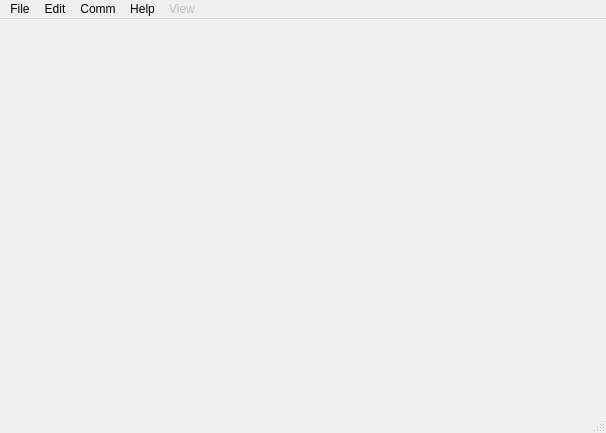
<?xml version="1.0" encoding="UTF-8"?>
<ui version="4.0">
 <class>MainWindow</class>
 <widget class="QMainWindow" name="MainWindow">
  <property name="geometry">
   <rect>
    <x>0</x>
    <y>0</y>
    <width>606</width>
    <height>433</height>
   </rect>
  </property>
  <property name="windowTitle">
   <string>Q Serial Terminal</string>
  </property>
  <property name="windowIcon">
   <iconset resource="qst.qrc">
    <normaloff>:/img/qst-icon.png</normaloff>:/img/qst-icon.png</iconset>
  </property>
  <widget class="QWidget" name="centralWidget">
   <layout class="QVBoxLayout" name="verticalLayout">
    <item>
     <layout class="QGridLayout" name="fromDeviceGridLayout"/>
    </item>
   </layout>
  </widget>
  <widget class="QMenuBar" name="menuBar">
   <property name="geometry">
    <rect>
     <x>0</x>
     <y>0</y>
     <width>606</width>
     <height>19</height>
    </rect>
   </property>
   <widget class="QMenu" name="menuFile">
    <property name="title">
     <string>File</string>
    </property>
    <addaction name="actionSend"/>
    <addaction name="actionSave_Screen"/>
    <addaction name="actionBegin_Logging"/>
    <addaction name="actionEnd_Logging"/>
    <addaction name="actionExit"/>
   </widget>
   <widget class="QMenu" name="menuEdit">
    <property name="title">
     <string>Edit</string>
    </property>
    <addaction name="actionSelect_all"/>
    <addaction name="actionCopy"/>
    <addaction name="actionPaste"/>
    <addaction name="actionClear_Screen"/>
   </widget>
   <widget class="QMenu" name="menuComm">
    <property name="enabled">
     <bool>true</bool>
    </property>
    <property name="title">
     <string>Comm</string>
    </property>
    <addaction name="actionConfig"/>
    <addaction name="actionStart_Stop_Comm"/>
   </widget>
   <widget class="QMenu" name="menuHelp">
    <property name="title">
     <string>Help</string>
    </property>
    <addaction name="actionAbout"/>
    <addaction name="actionAbout_Qt"/>
   </widget>
   <widget class="QMenu" name="menuView">
    <property name="enabled">
     <bool>false</bool>
    </property>
    <property name="tearOffEnabled">
     <bool>false</bool>
    </property>
    <property name="title">
     <string>View</string>
    </property>
    <addaction name="actionTerminal"/>
   </widget>
   <addaction name="menuFile"/>
   <addaction name="menuEdit"/>
   <addaction name="menuComm"/>
   <addaction name="menuHelp"/>
   <addaction name="menuView"/>
  </widget>
  <widget class="QStatusBar" name="sbStatus">
   <property name="sizePolicy">
    <sizepolicy hsizetype="Preferred" vsizetype="Preferred">
     <horstretch>0</horstretch>
     <verstretch>0</verstretch>
    </sizepolicy>
   </property>
   <property name="sizeGripEnabled">
    <bool>true</bool>
   </property>
  </widget>
  <action name="actionSend">
   <property name="text">
    <string>Send File</string>
   </property>
  </action>
  <action name="actionSave_Screen">
   <property name="text">
    <string>Save Screen</string>
   </property>
   <property name="shortcut">
    <string>Ctrl+S</string>
   </property>
  </action>
  <action name="actionBegin_Logging">
   <property name="text">
    <string>Begin Logging</string>
   </property>
  </action>
  <action name="actionEnd_Logging">
   <property name="text">
    <string>End Logging</string>
   </property>
  </action>
  <action name="actionExit">
   <property name="text">
    <string>Exit</string>
   </property>
   <property name="shortcut">
    <string>Ctrl+Q</string>
   </property>
  </action>
  <action name="actionCopy">
   <property name="text">
    <string>Copy</string>
   </property>
   <property name="shortcut">
    <string>Ctrl+C</string>
   </property>
  </action>
  <action name="actionPaste">
   <property name="text">
    <string>Paste</string>
   </property>
   <property name="shortcut">
    <string>Ctrl+V</string>
   </property>
  </action>
  <action name="actionClear_Screen">
   <property name="text">
    <string>Clear Screen</string>
   </property>
   <property name="shortcut">
    <string>Ctrl+X</string>
   </property>
  </action>
  <action name="actionBinary">
   <property name="text">
    <string>Binary</string>
   </property>
   <property name="shortcut">
    <string>Ctrl+B</string>
   </property>
  </action>
  <action name="actionConfig">
   <property name="text">
    <string>Config</string>
   </property>
  </action>
  <action name="actionStart_Stop_Comm">
   <property name="text">
    <string>Start/Stop Comm</string>
   </property>
   <property name="shortcut">
    <string>F10</string>
   </property>
  </action>
  <action name="actionCR_LF_Toggle">
   <property name="text">
    <string>CR/LF Toggle</string>
   </property>
  </action>
  <action name="actionAbout">
   <property name="text">
    <string>About</string>
   </property>
  </action>
  <action name="actionSelect_all">
   <property name="text">
    <string>Select all</string>
   </property>
   <property name="shortcut">
    <string>Ctrl+A</string>
   </property>
  </action>
  <action name="actionAbout_Qt">
   <property name="text">
    <string>About Qt</string>
   </property>
  </action>
  <action name="actionTerminal">
   <property name="checkable">
    <bool>true</bool>
   </property>
   <property name="checked">
    <bool>false</bool>
   </property>
   <property name="enabled">
    <bool>true</bool>
   </property>
   <property name="text">
    <string>Terminal</string>
   </property>
   <property name="visible">
    <bool>true</bool>
   </property>
   <property name="iconVisibleInMenu">
    <bool>false</bool>
   </property>
  </action>
 </widget>
 <layoutdefault spacing="6" margin="11"/>
 <resources>
  <include location="qst.qrc"/>
 </resources>
 <connections/>
</ui>
